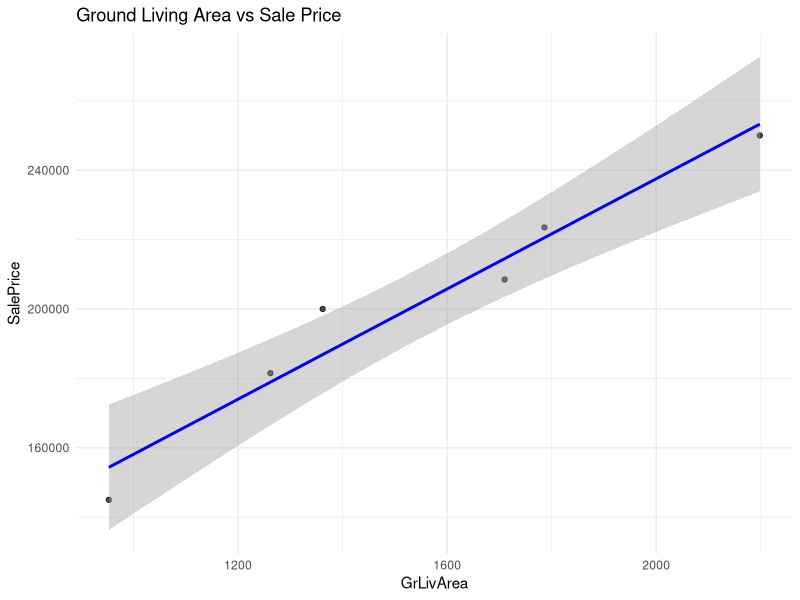
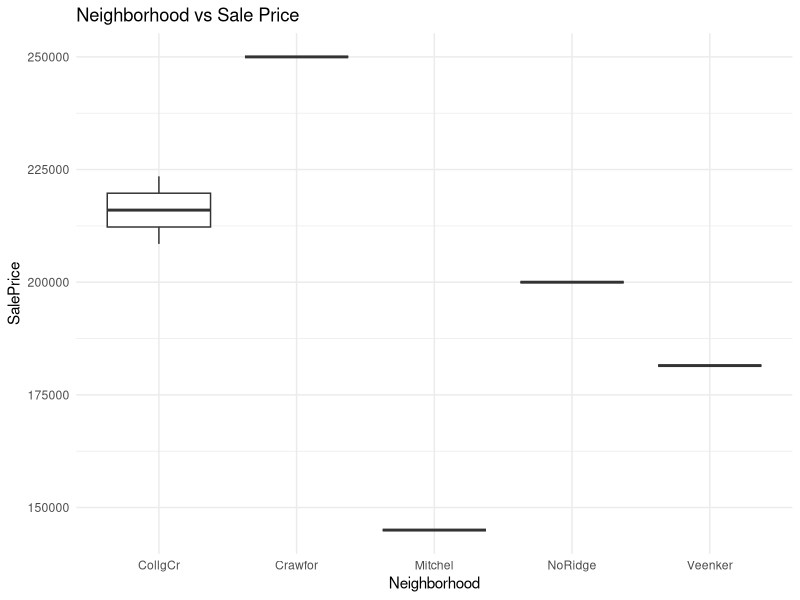
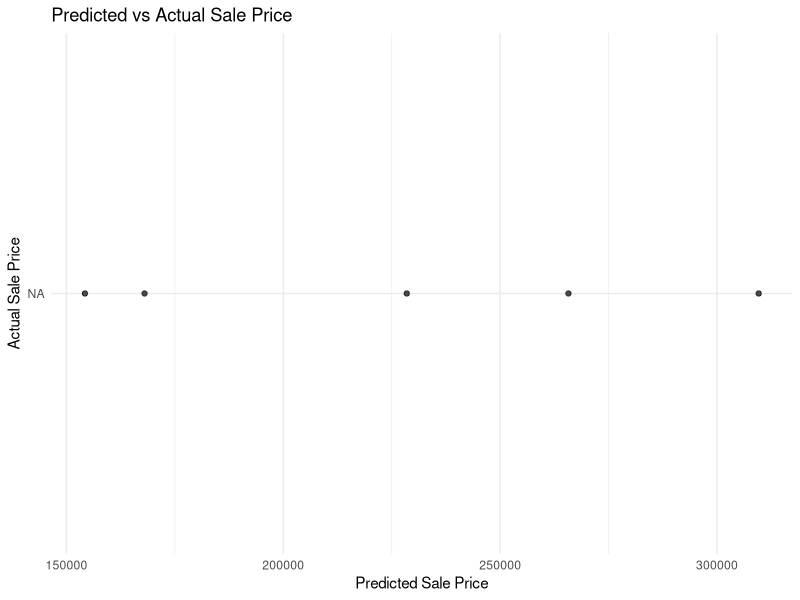

Here is the R script that generated these plots, in order:
# Load necessary libraries
library(ggplot2)
library(caret)
library(dplyr)

# 1. Simulate the example data for training and testing
set.seed(42)

train_data <- data.frame(
  GrLivArea = c(1710, 1262, 1786, 2198, 1362, 953),
  Neighborhood = factor(c("CollgCr", "Veenker", "CollgCr", "Crawfor", "NoRidge", "Mitchel")),
  OverallQual = c(7, 6, 7, 8, 8, 5),
  GarageArea = c(548, 460, 608, 642, 480, 234),
  SalePrice = c(208500, 181500, 223500, 250000, 200000, 145000)
)

test_data <- data.frame(
  GrLivArea = c(2000, 1500, 2500, 1000, 1200),
  Neighborhood = factor(c("CollgCr", "Veenker", "Crawfor", "Mitchel", "NoRidge")),
  OverallQual = c(8, 7, 9, 5, 6),
  GarageArea = c(550, 500, 600, 250, 400),
  SalePrice = NA  # We'll predict this
)

# 2. Data Preprocessing: Handle missing values (if any)
train_data <- train_data %>%
  mutate(across(where(is.numeric), ~ ifelse(is.na(.), median(., na.rm = TRUE), .)))

test_data <- test_data %>%
  mutate(across(where(is.numeric), ~ ifelse(is.na(.), median(., na.rm = TRUE), .)))

# Convert categorical variables to factors
train_data$Neighborhood <- as.factor(train_data$Neighborhood)
test_data$Neighborhood <- as.factor(test_data$Neighborhood)

# 3. Exploratory Data Analysis (EDA)
# Correlation between GrLivArea and SalePrice
ggplot(train_data, aes(x = GrLivArea, y = SalePrice)) +
  geom_point(alpha = 0.7) +
  geom_smooth(method = "lm", col = "blue") +
  ggtitle("Ground Living Area vs Sale Price") +
  theme_minimal()

# Box plot for Neighborhood and SalePrice
ggplot(train_data, aes(x = Neighborhood, y = SalePrice)) +
  geom_boxplot() +
  ggtitle("Neighborhood vs Sale Price") +
  theme(axis.text.x = element_text(angle = 45, hjust = 1)) +
  theme_minimal()

# 4. Build the Model (Linear Regression)
model <- train(SalePrice ~ GrLivArea + Neighborhood + OverallQual + GarageArea,
               data = train_data,
               method = "lm")

# Print model summary
print(summary(model))

# 5. Make Predictions on the test data
test_data$Predicted_SalePrice <- predict(model, newdata = test_data)

# 6. Visualize Predicted vs Actual Sale Price
ggplot(test_data, aes(x = Predicted_SalePrice, y = SalePrice)) +
  geom_point(alpha = 0.7) +
  geom_abline(intercept = 0, slope = 1, color = "red") +
  ggtitle("Predicted vs Actual Sale Price") +
  labs(x = "Predicted Sale Price", y = "Actual Sale Price") +
  theme_minimal()

# 7. Output the predictions
print(test_data[, c("GrLivArea", "Neighborhood", "Predicted_SalePrice")])
